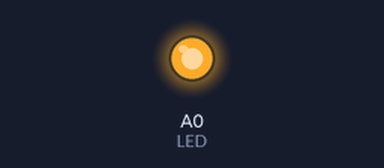
Recording of a sketch running on a simulated Arduino Uno, built with avr-gcc and run on an emulated ATmega328P. On the bench: output pins drawn as LEDs (lit = HIGH).

Above: at 0.1 s.
Timing chart, 0 to 1.6 s (numbered marks = the images above):
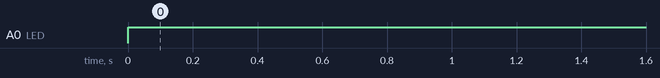

Measured:
- by itself, A0 (LED): LOW → HIGH at 0.00 s

The sketch:

ESP_with_RFID.ino
```cpp
const int  LED = A0;
void setup() {
  // put your setup code here, to run once:
Serial.begin(9600);
pinMode(A0, OUTPUT);
}

void loop() {
  // put your main code here, to run repeatedly:
  digitalWrite(LED, HIGH);
}
```
